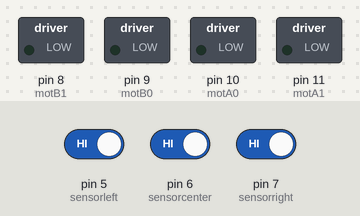
Bench run of a sketch on a simulated Arduino Uno, built with avr-gcc and run on an emulated ATmega328P. On the bench: switched loads named in the sketch (green lamp = pin HIGH). The inputs (shaded band) are chosen by the test bench; at power-on: pin 5 (sensorleft) HIGH, pin 6 (sensorcenter) HIGH, pin 7 (sensorright) HIGH.

Above: at 1.2 s.
1.3 s: pin 5 (sensorleft) driven LOW
At 1.6 s:
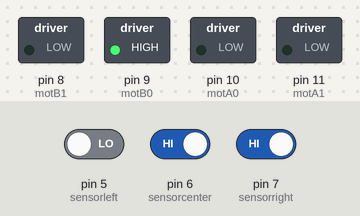
2.8 s: pin 6 (sensorcenter) driven LOW
At 4.0 s:
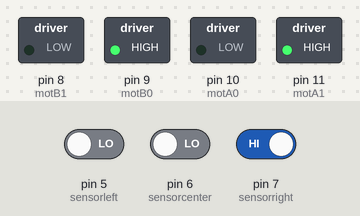
4.3 s: pin 6 (sensorcenter) driven HIGH
At 5.1 s:
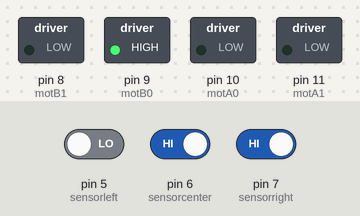
5.8 s: pin 7 (sensorright) driven LOW
At 6.3 s:
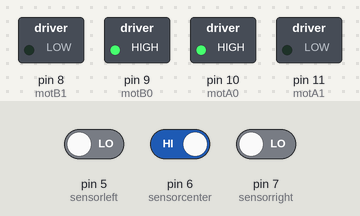
7.3 s: pin 5 (sensorleft) driven HIGH
At 8.5 s:
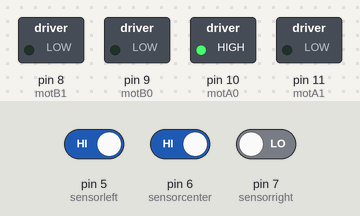
8.8 s: pin 6 (sensorcenter) driven LOW
At 9.8 s:
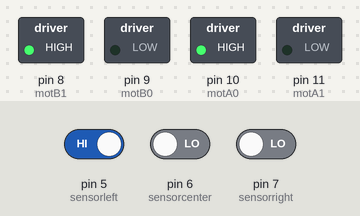
Timing chart, 0 to 11.3 s (numbered marks = the images above; inputs shaded):
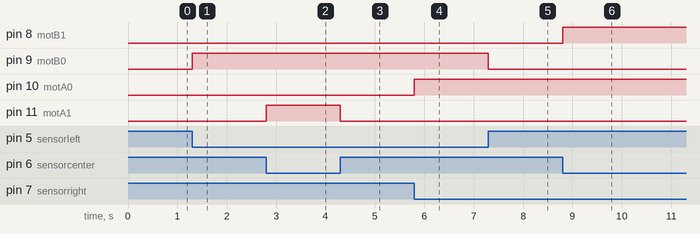

Measured:
- after the input at 1.3 s, pin 9 (motB0): LOW → HIGH at once
- after the input at 2.8 s, pin 11 (motA1): LOW → HIGH at once
- after the input at 4.3 s, pin 11 (motA1): HIGH → LOW at once
- after the input at 5.8 s, pin 10 (motA0): LOW → HIGH at once
- after the input at 7.3 s, pin 9 (motB0): HIGH → LOW at once
- after the input at 8.8 s, pin 8 (motB1): LOW → HIGH at once

The sketch:

SeguidorLineaNegra4WD.ino
```cpp
//Evasor de Obstaculos sencillo
int motA0=10; // Pines para control de motores
int motA1=11;
int motB0=9;
int motB1=8;

int sensorleft = 5;
int sensorcenter = 6;
int sensorright = 7;

int l1 = 1;
int l2 = 1;
int l3 = 1;

int f1 = 0;
int f2 = 0;
int f3 = 0;
int vel = 100;

void setup() {
 pinMode(motA0, OUTPUT);
 pinMode(motA1, OUTPUT);
 pinMode(motB0, OUTPUT);
 pinMode(motB1, OUTPUT);

 digitalWrite(motA0, LOW);
 digitalWrite(motA1, LOW);
 digitalWrite(motB0, LOW);
 digitalWrite(motB1, LOW);

 pinMode(sensorleft, INPUT);
 pinMode(sensorcenter, INPUT);
 pinMode(sensorright, INPUT);
}

void loop(){
  //Linea Blanca

  l1 = digitalRead(sensorleft);
  l2 = digitalRead(sensorcenter);
  l3 = digitalRead(sensorright);

  /////////////////
  if (l1 == 0 && l2 == 0 && l3 == 0) //Feedback cuando todos los sensores estan en negro
  {
    l1 = f1;
    l2 = f2;
    l3 = f3;
  }
  /////////////////
  else if(l1==0 && l2==0 && l3==1)
  {
    derechacerrada();
  }
  else if(l1==0 && l2==1 && l3==1)
  {
    derecha();
  }
  else if(l1==1 && l2==0 && l3==0)
  {
    izquierdacerrada();
  }
  else if(l1==1 && l2==1 && l3==0)
  {
    izquierda();
  }
  else if(l1==0 && l2==1 && l3==0)
  {
    adelante();
  }
  ///////////////////////////////////////////////////////////////////
  f1 = l1;
  f2 = l2;
  f3 = l3;      //memory variables
  ////////////////////////////////////////////////////////////////////

}

void adelante()
{
  digitalWrite(motA0, HIGH);
  digitalWrite(motA1, LOW);
  digitalWrite(motB0, HIGH);
  digitalWrite(motB1, LOW);
}

void atras()
{
  digitalWrite(motA0, LOW);
  digitalWrite(motA1, HIGH);
  digitalWrite(motB0, LOW);
  digitalWrite(motB1, HIGH);
}

void izquierda()  //Giro a la izquierda
{
  digitalWrite(motA0,HIGH);
  digitalWrite(motA1,LOW);
  digitalWrite(motB0,LOW);
  digitalWrite(motB1,LOW);
}

void izquierdacerrada()
{
  digitalWrite(motA0,HIGH);
  digitalWrite(motA1,LOW);
  digitalWrite(motB0,LOW);
  digitalWrite(motB1,vel);
}

void derecha()  //Giro a la derecha
{
  digitalWrite(motA0,LOW);
  digitalWrite(motA1,LOW);
  digitalWrite(motB0,HIGH);
  digitalWrite(motB1,LOW);
}

void derechacerrada()//Giro a la derecha cerrada
{
  digitalWrite(motA0,LOW);
  digitalWrite(motA1,vel);
  digitalWrite(motB0,HIGH);
  digitalWrite(motB1,LOW);
}

void alto() //Paro total
{
  digitalWrite(motA0,HIGH);
  digitalWrite(motA1,HIGH);
  digitalWrite(motB0,HIGH);
  digitalWrite(motB1,HIGH);
}
```
